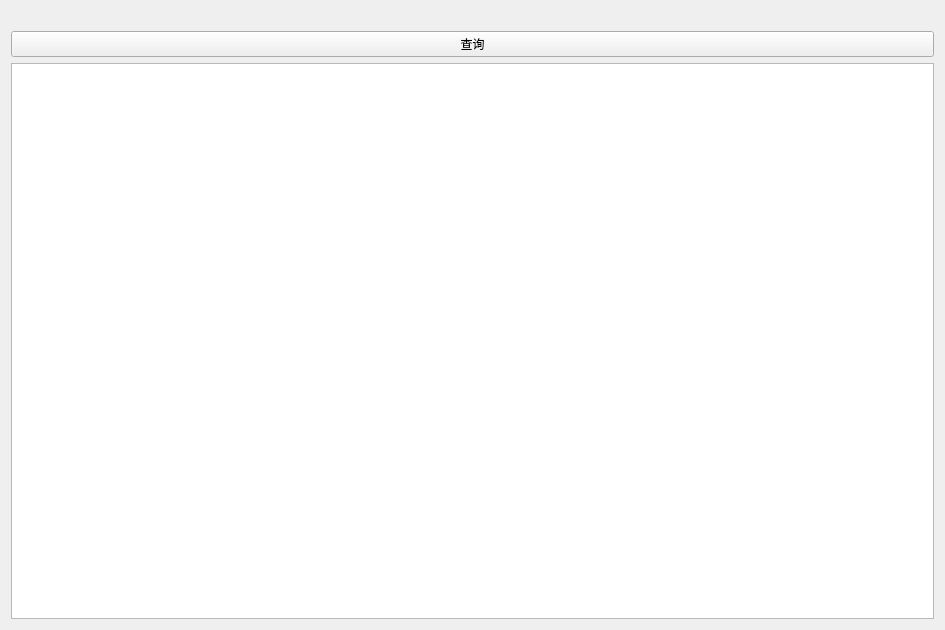
<?xml version="1.0" encoding="UTF-8"?>
<ui version="4.0">
 <class>queryLog</class>
 <widget class="QWidget" name="queryLog">
  <property name="geometry">
   <rect>
    <x>0</x>
    <y>0</y>
    <width>945</width>
    <height>630</height>
   </rect>
  </property>
  <property name="windowTitle">
   <string>服务日志</string>
  </property>
  <property name="windowIcon">
   <iconset resource="icon.qrc">
    <normaloff>:/icon/fileServer.png</normaloff>:/icon/fileServer.png</iconset>
  </property>
  <layout class="QVBoxLayout" name="verticalLayout">
   <item>
    <widget class="QLabel" name="timeLabel">
     <property name="text">
      <string/>
     </property>
    </widget>
   </item>
   <item>
    <widget class="QPushButton" name="queryLogBtn">
     <property name="text">
      <string>查询</string>
     </property>
     <property name="icon">
      <iconset resource="icon.qrc">
       <normaloff>:/icon/log.png</normaloff>:/icon/log.png</iconset>
     </property>
    </widget>
   </item>
   <item>
    <widget class="QTextEdit" name="queryLogEdit">
     <property name="font">
      <font>
       <family>Arial</family>
       <pointsize>10</pointsize>
       <weight>75</weight>
       <bold>true</bold>
      </font>
     </property>
     <property name="html">
      <string>&lt;!DOCTYPE HTML PUBLIC &quot;-//W3C//DTD HTML 4.0//EN&quot; &quot;http://www.w3.org/TR/REC-html40/strict.dtd&quot;&gt;
&lt;html&gt;&lt;head&gt;&lt;meta name=&quot;qrichtext&quot; content=&quot;1&quot; /&gt;&lt;style type=&quot;text/css&quot;&gt;
p, li { white-space: pre-wrap; }
&lt;/style&gt;&lt;/head&gt;&lt;body style=&quot; font-family:'Arial'; font-size:10pt; font-weight:600; font-style:normal;&quot;&gt;
&lt;p style=&quot;-qt-paragraph-type:empty; margin-top:0px; margin-bottom:0px; margin-left:0px; margin-right:0px; -qt-block-indent:0; text-indent:0px; font-family:'SimSun'; font-size:9pt; font-weight:400;&quot;&gt;&lt;br /&gt;&lt;/p&gt;&lt;/body&gt;&lt;/html&gt;</string>
     </property>
    </widget>
   </item>
  </layout>
 </widget>
 <resources>
  <include location="icon.qrc"/>
 </resources>
 <connections/>
</ui>
